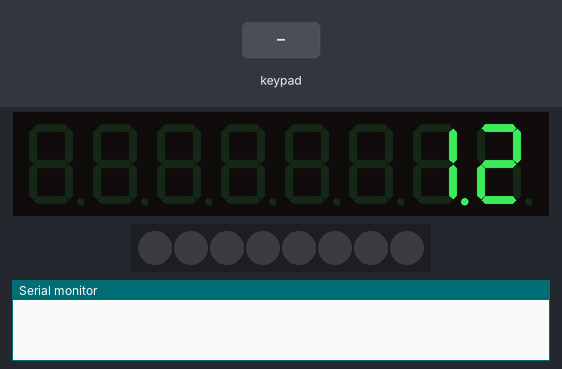
Recording of a sketch running on a simulated Arduino Uno, built with avr-gcc and run on an emulated ATmega328P. Shown: 8-digit seven-segment display, 8 RGB LEDs in strip order, left to right, the last lines printed to the serial monitor. Inputs (shaded band) come from the test bench.

Above: at 1.25 s.
1.3 s: keypad keys 1 2 pressed 0.4 s apart
At 3.1 s:
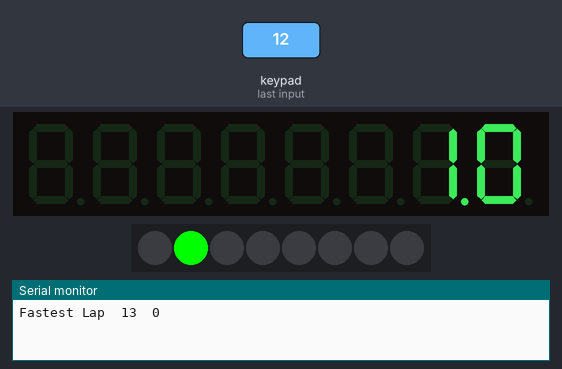
4.8 s: key '1' pressed
At 5.6 s:
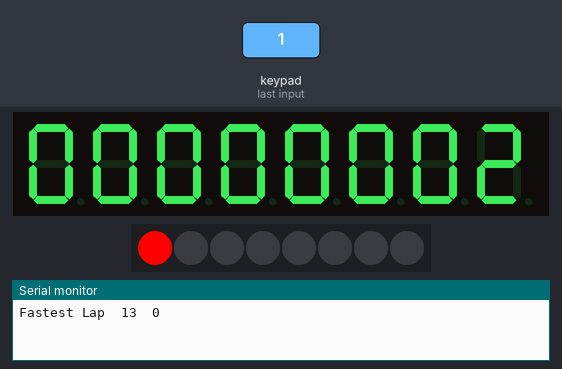
6.3 s: key '2' pressed
At 7.1 s:
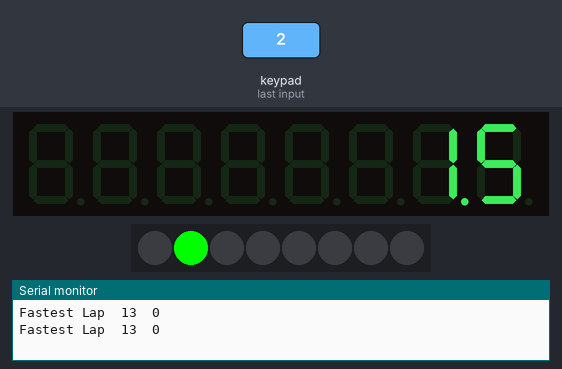
7.8 s: keypad keys 2 5 pressed 0.4 s apart
At 8.4 s:
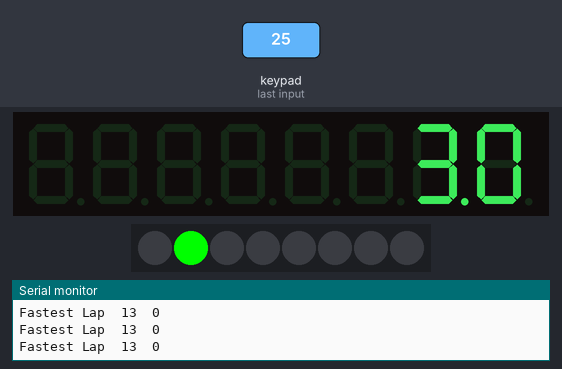
Timing chart, 0 to 10.8 s (numbered marks = the images above; inputs shaded):
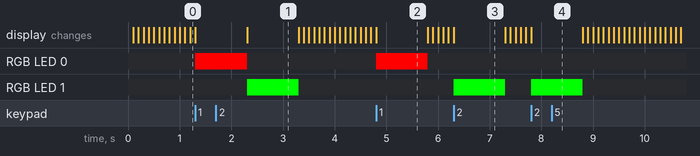

Measured:
- after the input at 1.3 s, the display: first changes at once (image 1 shows a later state)
- after the input at 4.8 s, the display: changes at once (image 2)
- after the input at 6.3 s, the display: changes at once (image 3)
- after the input at 7.8 s, the display: changes at once (image 4)
- what the display in image 1 shows lasts 1.0 s, from 2.3 s to 3.3 s

The sketch:

driver.ino
```cpp
#include "Stopwatch.h"
#include <TM1638.h>

// define a module on data pin 8, clock pin 9 and strobe pin 7
TM1638 module(8,9,7);

Stopwatch s1;
bool flag = 0;
void setup()
{
  /*
  module.setDisplayToString("HELLO");
   delay(1000);
   module.setDisplayToString("BEGIN");
   delay(1000);
   */
   Serial.begin(9600);
}

void loop()
{
  byte keys = module.getButtons();


  module.setDisplayToDecNumber(s1.current_time(),0x2,0);
  //Serial.println(s1.current_time());

  //press first key to start new lap
  if(keys & 0x1){
    module.setLEDs(keys & 0b1);
    //shows current lap number on display
    module.setDisplayToDecNumber(s1.lap(),0);
    delay(1000);
    module.setLEDs(0x0);
  }
  //display fastest lap
  if(keys & 0x2){
    module.setLEDs(0x2 << 8);
    int * best_lap = s1.fastestLap();
    Serial.print("Fastest Lap\t");
    Serial.print(*best_lap);
    Serial.print ("\t");
    Serial.print(*(best_lap + 1));
    Serial.println();

 //   module.setDisplayToDecNumber(best_lap[1],0x2,0);
    delay(1000);
//    module.setDisplayToDecNumber(best_lap[0]+1000,0);


    module.setLEDs(0x0);
  }

}
```

Stopwatch.cpp
```cpp
#include "Arduino.h"
#include "Stopwatch.h"

/*
This class provides a stopwatch object for the user
 */

Stopwatch::Stopwatch():lap_number(0),lap_time(0)
{
  //set all laps to -1
  for(int i = 0; i < 100; ++i) lap_list[i] = -1;
}
void Stopwatch::begin()
{
    lap_time = millis()/100;
}

void Stopwatch::stop()
{
    lap_list[lap_number] = current_time();
}
int Stopwatch::lap()
{
    stop();
    lap_number++;
    begin();
    return lap_number;
}

const int Stopwatch::current_time()
{
    return millis()/100 - lap_time;
}

const int Stopwatch::time(int & lap){
    return lap_list[lap];
}
int * Stopwatch::fastestLap(){
  int minLap = 32767;
  static int data[2];
  for(int i  = 0; i < 100; ++i){
    if(time(i) != -1 && time(i) < minLap){
      minLap = time(i);
      data[0] = time(i);
      data[1] = i;
    }
  }
  return data;
}
void Stopwatch::reset()
{
    lap_number = 0;
    lap_time = 0;
}
```

Stopwatch.h
```cpp
#include "Arduino.h"

#ifndef Stopwatch_h
#define Stopwatch_h

class Stopwatch{

public:
    Stopwatch(); //ctor
    void begin(); //
    void stop();
    int lap();
    const int current_time();
    const int time(int &lap);
     int * fastestLap();

    void reset();
private:
    int lap_time;
    int lap_number;
    int lap_list [100];
};

#endif
```
